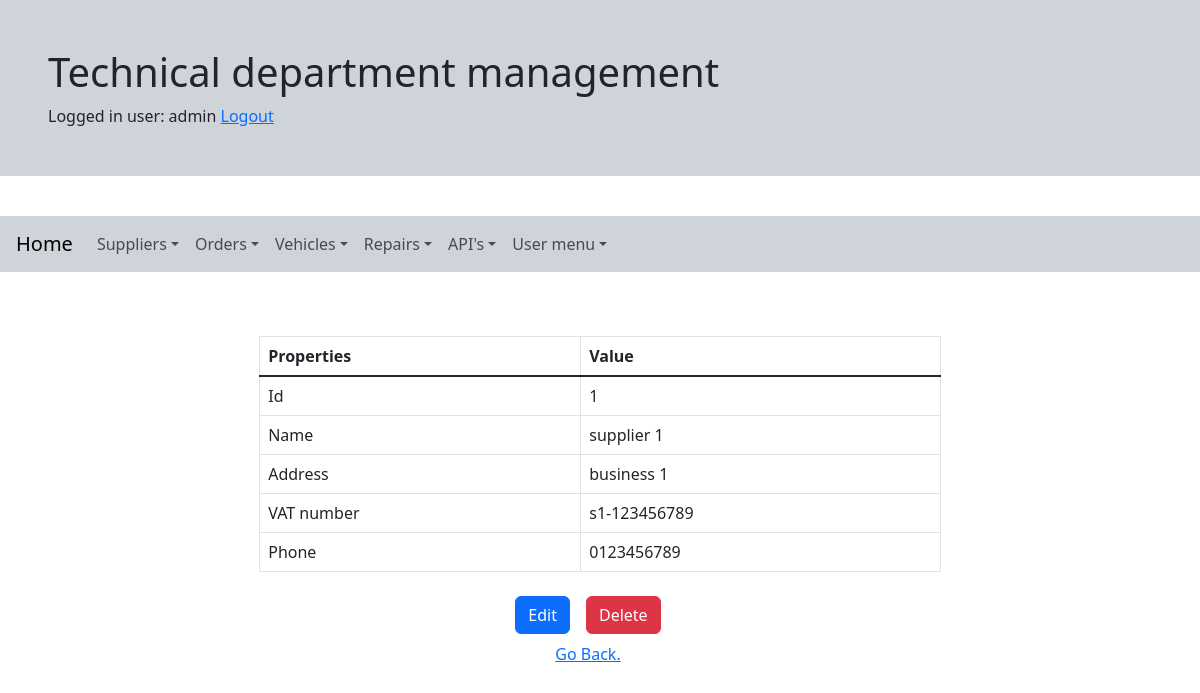
The app's page /supplier_detail/1/ (signed in) with its own data.
### accounts/models.py (models this page shows)
class CustomUser(AbstractUser):
    is_technician = models.BooleanField(default=False, null=True)
    is_orderer = models.BooleanField(default=False, null=True)
    is_observer = models.BooleanField(default=False, null=True)
    def __str__(self):
        return self.username

### orders/models.py (models this page shows, shortened)
class Supplier(models.Model):
    supplier_name = models.CharField(max_length=50, null=False, unique=True)
    address = models.CharField(max_length=75)
    vat = models.CharField(max_length=20, unique=True)
    phone = models.CharField(max_length=20)

### orders/views.py (the view, shortened to what this page needs)
# urls.py: path('supplier_detail/<int:pk>/', login_required(SupplierDetailView.as_view()), name='supplier_detail'),
class SupplierDetailView(DetailView):
  model = Supplier
  fields = '__all__'

### templates/orders/supplier_detail.html (shortened to what this page needs)
{% extends "base.html" %}
{% block content %}
<div class="container" style="width: 60%;">
    <table class="table table-bordered">
        <thead>
            <tr>
                <th class=" col" scope="col">Properties</th>
                <th class="col" scope="col">Value</th>
            </tr>
        </thead>
        <tbody class="table-group-divider">
            <tr>
                <td>Id</td>
                <td>{{ object.pk }}</td>
            </tr>
            <tr>
                <td>Name</td>
                <td>{{ object.supplier_name }}</td>
            </tr>
            <tr>
                <td>Address</td>
                <td>{{ object.address }}</td>
            </tr>
            <tr>
                <td>VAT number</td>
                <td>{{ object.vat }}</td>
            </tr>
            <tr>
                <td>Phone</td>
                <td>{{ object.phone }}</td>
            </tr>
        </tbody>
    </table>
</div>
<div class="row">
    <div class=" d-flex justify-content-center">
        <a class="btn btn-primary m-2" href="{% url 'supplier_edit' object.pk %}">Edit</a>
        <a class="btn btn-danger  m-2" href="{% url 'supplier_delete' object.pk %}">Delete</a>
    </div>
</div>
<div class="row">
    <div class=" d-flex justify-content-center">
        <a href="{{request.META.HTTP_REFERER}}">Go Back.</a>
    </div>
</div>
{% endblock %}

### templates/base.html (shortened to what this page needs)
{% load static %}
<html lang="en">
<head>
  <link href="https://cdn.jsdelivr.net/npm/bootstrap@5.3.0/dist/css/bootstrap.min.css" rel="stylesheet"
>
</head>
<div class="row mb-2">
  <div class="p-5 mb-4 bg-dark-subtle rounded-3">
    <div class="container" style="align-content: center">
      <h1>Technical department management</h1>
    </div>
    <div class="container" style="align-content: center">
      <span>
        {% if request.user.is_authenticated %}
        Logged in user: {{ request.user }}
        <a href="{% url  'logout' %}">Logout</a>
        {% else %}
        <a href="{% url 'login' %}">Login</a>
        {% endif %}
      </span>
    </div>
  </div>
</div>
<div class="row p-2 mb-2 ">
  <nav class="navbar navbar-expand-lg bg-dark-subtle p-2 mb-4">
    <div class="container-fluid">
      <a class="navbar-brand" href="{% url 'index' %}">Home</a>
      <div class="collapse navbar-collapse" id="myNavBar">
        <ul class="navbar-nav me-auto mb-2 mb-lg-0">
          <li class="nav-item dropdown">
            <a class="nav-link dropdown-toggle" data-bs-toggle="dropdown" href="#" role="button"
              aria-expanded="false">Suppliers</a>
          </li>
          <li class="nav-item dropdown">
            <a class="nav-link dropdown-toggle" data-bs-toggle="dropdown" href="#" role="button"
              aria-expanded="false">Orders</a>
          </li>
          <li class="nav-item dropdown">
            <a class="nav-link dropdown-toggle" data-bs-toggle="dropdown" href="#" role="button"
              aria-expanded="false">Vehicles</a>
          </li>
          <li class="nav-item dropdown">
            <a class="nav-link dropdown-toggle" data-bs-toggle="dropdown" href="#" role="button"
              aria-expanded="false">Repairs</a>
          </li>
          <li class="nav-item dropdown">
            <a class="nav-link dropdown-toggle" data-bs-toggle="dropdown" href="#" role="button"
              aria-expanded="false">API's</a>
          </li>
          <li class="nav-item dropdown">
            <a class="nav-link dropdown-toggle" data-bs-toggle="dropdown" href="#" role="button"
              aria-expanded="false">User menu</a>
          </li>
        </ul>
      </div>
    </div>
  </nav>
</div>
<div class="row p-4 mb-2">
  {% block content %}{% endblock %}
</div>
</body>
</html>

### records on screen
CustomUser: user "admin"
Supplier: pk "1", supplier_name "supplier 1", address "business 1", vat "s1-123456789", phone "0123456789"
